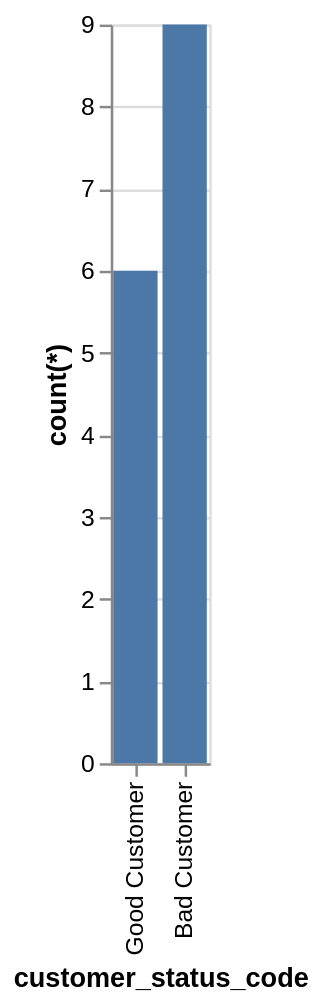

Write a Vega-Lite specification for this figure.
### Vega-Lite specification from a JSON file in a GitHub repository (floating-point values rounded to 4 significant figures)
{"data": {"values": [{"x_data": "Good Customer", "y_data": 6}, {"x_data": "Bad Customer", "y_data": 9}]}, "mark": "bar", "encoding": {"x": {"field": "x_data", "type": "nominal", "title": "customer_status_code", "sort": "descending"}, "y": {"field": "y_data", "type": "quantitative", "title": "count(*)"}}}
